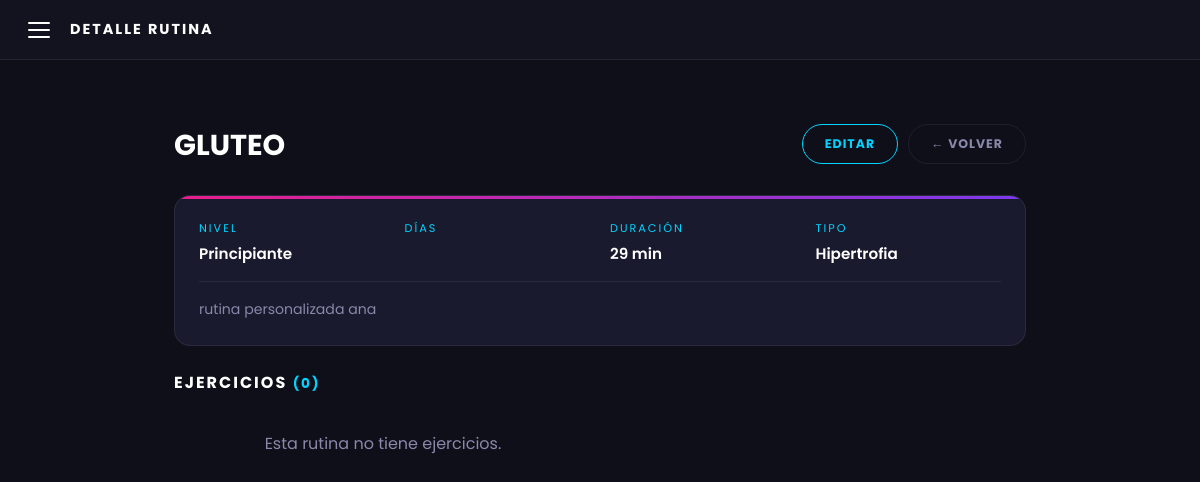
The app's page /rutinas/2/ (signed in), older data.
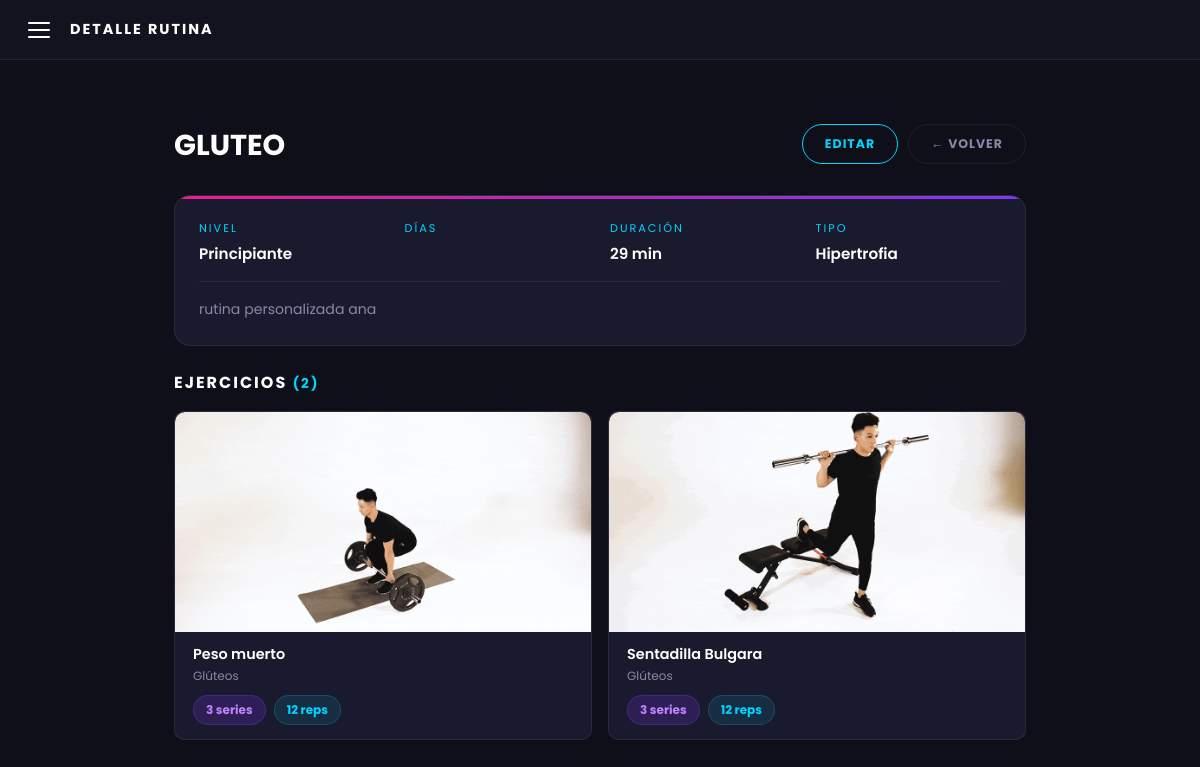
The same page, newer data.
### rutinas/models.py (models this page shows, shortened)
class Rutina(models.Model):
    TIPO_RUTINA = [
        ('predeterminada', 'Predeterminada'),
        ('personal', 'Personal'),
    ]
    TIPO_ENTRENAMIENTO = [
        ('crossfit',     'CrossFit'),
        ('fuerza',       'Fuerza'),
        ('cardio',       'Cardio'),
        ('funcional',    'Funcional'),
        ('hipertrofia',  'Hipertrofia'),
        ('flexibilidad', 'Flexibilidad'),
    ]
    NIVELES = [
        ('principiante', 'Principiante'),
        ('intermedio',   'Intermedio'),
        ('avanzado',     'Avanzado'),
    ]
    DIAS = [
        ('lun', 'Lunes'),
        ('mar', 'Martes'),
        ('mie', 'Miércoles'),
        ('jue', 'Jueves'),
        ('vie', 'Viernes'),
        ('sab', 'Sábado'),
        ('dom', 'Domingo'),
    ]
    id_rutina = models.AutoField(primary_key=True)
    id_usuario = models.ForeignKey(Usuario, on_delete=models.CASCADE, related_name='rutinas')
    nombre_rutina = models.CharField(max_length=100)
    descripcion = models.TextField(max_length=500, blank=True)
    tipo_rutina = models.CharField(max_length=20, choices=TIPO_RUTINA, default='personal')
    tipo_entrenamiento = models.CharField(max_length=20, choices=TIPO_ENTRENAMIENTO, default='funcional')
    duracion = models.IntegerField(default=45)
    nivel = models.CharField(max_length=20, choices=NIVELES, default='principiante')
    dias = models.CharField(max_length=50, blank=True)
    creada_en = models.DateTimeField(auto_now_add=True)
    fecha_creacion = models.DateTimeField(auto_now_add=True)
    def get_dias_lista(self):
        return self.dias.split(',') if self.dias else []
    def get_dias_display(self):
        dias_dict = dict(self.DIAS)
        return ', '.join([dias_dict.get(d, d) for d in self.get_dias_lista()])

class RutinaEjercicio(models.Model):
    MODO = [
    ('repeticiones', 'Repeticiones'),
    ('tiempo', 'Tiempo'),
    ]
    UNIDAD_TIEMPO = [
    ('segundos', 'Segundos'),
    ('minutos', 'Minutos'),
    ('Horas', 'Horas'),
    ]
    id_rutina = models.ForeignKey(Rutina, on_delete=models.CASCADE, related_name='ejercicios')
    id_ejercicio = models.ForeignKey(Ejercicio, on_delete=models.CASCADE, related_name='rutinas')
    series = models.IntegerField(default=3)
    repeticiones = models.IntegerField(default=12)
    orden = models.IntegerField(default=0)
    modo = models.CharField(max_length=15, choices=MODO, default='repeticiones')
    duracion = models.IntegerField(default=30)
    unidad_tiempo = models.CharField(max_length=10, choices=UNIDAD_TIEMPO, default='segundos')
    class Meta:
        ordering = ['orden']

class Ejercicio(models.Model):
    GRUPOS = [
        ('pecho', 'Pecho'),
        ('espalda', 'Espalda'),
        ('hombros', 'Hombros'),
        ('biceps', 'Bíceps'),
        ('triceps', 'Tríceps'),
        ('piernas', 'Piernas'),
        ('gluteos', 'Glúteos'),
        ('core', 'Core'),
        ('cardio', 'Cardio'),
    ]
    id_ejercicio = models.AutoField(primary_key=True)
    nombreEjercicio = models.CharField(max_length=100)
    grupo_muscular = models.CharField(max_length=20, choices=GRUPOS, default='core')
    imagen = models.ImageField(upload_to='ejercicios/', blank=True, null=True)
    video = models.FileField(upload_to='ejercicios/videos/', blank=True, null=True)

### rutinas/views.py (the view)
# urls.py: path('<int:pk>/', views.detalle_rutina, name='detalle_rutina'),
@login_required
def detalle_rutina(request, pk):
    rutina = get_object_or_404(Rutina, pk=pk, id_usuario=request.user)
    return render(request, 'rutinas/detalle.html', {
        'rutina': rutina
    })

### templates/rutinas/detalle.html (shortened to what this page needs)
{% load static %}
<!DOCTYPE html>
<html lang="es">
<head>
  <link rel="stylesheet" href="https://cdnjs.cloudflare.com/ajax/libs/font-awesome/6.5.0/css/all.min.css">
  <link rel="stylesheet" href="{% static 'css/rutinas.css' %}">
</head>
<body>
  <header class="topbar">
    <label for="sidebar-toggle" class="menu-btn" aria-label="Menú">
      <span></span><span></span><span></span>
    </label>
    <span class="topbar-title">DETALLE RUTINA</span>
  </header>
  <main class="main">
    <div class="detalle-header">
      <h2 class="detalle-titulo">{{ rutina.nombre_rutina|upper }}</h2>
      <div class="detalle-acciones">
        <a href="{% url 'editar_rutina' rutina.pk %}" class="btn-editar-detalle">Editar</a>
        <a href="{% url 'lista_rutinas' %}" class="btn-volver">← Volver</a>
      </div>
    </div>
    <div class="info-card">
      <div class="info-grid">
        <div class="info-item">
          <label>Nivel</label>
          <p>{{ rutina.get_nivel_display }}</p>
        </div>
        <div class="info-item">
          <label>Días</label>
        </div>
        <div class="info-item">
          <label>Duración</label>
          <p>{{ rutina.duracion }} min</p>
        </div>
        <div class="info-item">
          <label>Tipo</label>
          <p>{{ rutina.get_tipo_entrenamiento_display }}</p>
        </div>
      </div>
      {% if rutina.descripcion %}
      <div class="detalle-desc">{{ rutina.descripcion }}</div>
      {% endif %}
    </div>
    <p class="ejercicios-titulo">
      EJERCICIOS <span>({{ rutina.ejercicios.count }})</span>
    </p>
<div class="ejercicios-lista">
{% for re in rutina.ejercicios.all %}
<div class="ejercicio-item">
  {% if re.id_ejercicio.video %}
    <div class="ejercicio-media">
      <video controls>
        <source src="{{ re.id_ejercicio.video.url }}" type="video/mp4">
      </video>
    </div>
  {% elif re.id_ejercicio.imagen %}
    <div class="ejercicio-media">
      <img src="{{ re.id_ejercicio.imagen.url }}" alt="{{ re.id_ejercicio.nombreEjercicio }}">
    </div>
  {% else %}
    <div class="ejercicio-media ejercicio-media--vacio">
      <i class="fa-solid fa-dumbbell"></i>
    </div>
  {% endif %}
  <div class="ejercicio-info">
    <div class="ejercicio-nombre">{{ re.id_ejercicio.nombreEjercicio }}</div>
    <div class="ejercicio-grupo">{{ re.id_ejercicio.get_grupo_muscular_display }}</div>
  </div>
  <div class="ejercicio-badges">
    <span class="badge badge-series">{{ re.series }} series</span>
    <span class="badge badge-reps">{{ re.repeticiones }} reps</span>
  </div>
</div>
{% empty %}
  <p style="color:var(--text-muted); text-align:center; padding:20px;">
    Esta rutina no tiene ejercicios.
  </p>
{% endfor %}
</div>
  </main>
</body>
</html>

### static/css/rutinas.css (style rules this page uses)
:root { --sidebar-w: 260px; --topbar-h: 60px; --bg: #0f0f1a; --bg-card: #1a1a2e; --bg-card-hover: #22223a; --neon-pink: #e91e8c; --neon-cyan: #00d4ff; --neon-purple: #7c3aed; --text-primary: #ffffff; --text-muted: #8888aa; --border: rgba(255,255,255,0.07); --radius: 16px; --font: 'Poppins', sans-serif; }
*, *::before, *::after { box-sizing: border-box; margin: 0; padding: 0; }
body { font-family: var(--font); background: var(--bg); color: var(--text-primary); min-height: 100vh; }
.topbar { position: fixed; top: 0; left: 0; right: 0; height: var(--topbar-h); background: #13131f; border-bottom: 1px solid var(--border); display: flex; align-items: center; gap: 16px; padding: 0 24px; z-index: 50; }
.menu-btn { display: flex; flex-direction: column; gap: 5px; cursor: pointer; padding: 4px; }
.menu-btn span { display: block; width: 22px; height: 2px; background: var(--text-primary); border-radius: 2px; transition: 0.3s; }
.topbar-title { font-size: 0.9rem; font-weight: 700; letter-spacing: 2px; color: var(--text-primary); }
.main { margin-top: var(--topbar-h); padding: 32px 24px; max-width: 900px; margin-left: auto; margin-right: auto; margin-top: calc(var(--topbar-h) + 32px); }
.detalle-header { display: flex; justify-content: space-between; align-items: flex-start; margin-bottom: 28px; gap: 16px; }
.detalle-titulo { font-size: 1.8rem; font-weight: 700; color: var(--text-primary); }
.detalle-acciones { display: flex; gap: 10px; }
.info-card { background: var(--bg-card); border-radius: var(--radius); padding: 24px; border: 1px solid var(--border); margin-bottom: 24px; position: relative; overflow: hidden; }
.info-card::before { content: ''; position: absolute; top: 0; left: 0; right: 0; height: 3px; background: linear-gradient(90deg, var(--neon-pink), var(--neon-purple)); }
.info-grid { display: grid; grid-template-columns: repeat(auto-fit, minmax(140px, 1fr)); gap: 20px; }
.info-item label { display: block; font-size: 0.7rem; letter-spacing: 2px; text-transform: uppercase; color: var(--neon-cyan); margin-bottom: 5px; }
.info-item p { font-size: 0.95rem; color: var(--text-primary); font-weight: 600; }
.detalle-desc { font-size: 0.88rem; color: var(--text-muted); line-height: 1.6; margin-top: 16px; padding-top: 16px; border-top: 1px solid var(--border); }
.ejercicios-titulo { font-size: 1rem; font-weight: 700; letter-spacing: 2px; text-transform: uppercase; color: var(--text-primary); margin-bottom: 16px; }
.ejercicios-titulo span { color: var(--neon-cyan); font-size: 0.85rem; }
.ejercicio-item { display: flex; justify-content: space-between; align-items: center; padding: 14px 18px; background: var(--bg-card); border-radius: 10px; border: 1px solid var(--border); margin-bottom: 8px; transition: border-color 0.3s; }
.ejercicio-nombre { font-size: 0.9rem; color: var(--text-primary); font-weight: 600; }
.ejercicio-grupo { font-size: 0.75rem; color: var(--text-muted); margin-top: 2px; }
.ejercicio-badges { display: flex; gap: 8px; }
.badge { padding: 5px 12px; border-radius: 50px; font-size: 0.75rem; font-weight: 700; }
.badge-series { background: rgba(124,58,237,0.2); color: #c084fc; border: 1px solid rgba(124,58,237,0.3); }
.badge-reps { background: rgba(0,212,255,0.1); color: var(--neon-cyan); border: 1px solid rgba(0,212,255,0.2); }
.btn-volver { padding: 10px 22px; border-radius: 50px; border: 1px solid var(--border); color: var(--text-muted); text-decoration: none; font-size: 0.78rem; font-weight: 700; letter-spacing: 1px; text-transform: uppercase; transition: 0.3s; }
.btn-editar-detalle { padding: 10px 22px; border-radius: 50px; border: 1px solid var(--neon-cyan); color: var(--neon-cyan); text-decoration: none; font-size: 0.78rem; font-weight: 700; letter-spacing: 1px; text-transform: uppercase; transition: 0.3s; }
.ejercicios-lista { display: grid; grid-template-columns: repeat(auto-fill, minmax(280px, 1fr)); gap: 16px; }
.ejercicio-item { flex-direction: column; align-items: stretch; padding: 0; overflow: hidden; }
.ejercicio-media { width: 100%; height: 220px; background: rgba(255,255,255,0.03); overflow: hidden; border-radius: 10px 10px 0 0; }
.ejercicio-media img { width: 100%; height: 100%; object-fit: cover; }
.ejercicio-info { padding: 12px 18px 0; }
.ejercicio-badges { padding: 10px 18px 14px; }

Row changes from the older to the newer data that the page shows:
computed for Rutina "GLUTEO": ejercicios.count "0" → "2"
added RutinaEjercicio: id_ejercicio.imagen (picture), id_ejercicio.nombreEjercicio "Peso muerto", id_ejercicio.grupo_muscular "Glúteos", series "3", repeticiones "12"
added RutinaEjercicio: id_ejercicio.imagen (picture), id_ejercicio.nombreEjercicio "Sentadilla Bulgara", id_ejercicio.grupo_muscular "Glúteos", series "3", repeticiones "12"
Text that changed along with them:
text no longer shown: "Esta rutina no tiene ejercicios."
